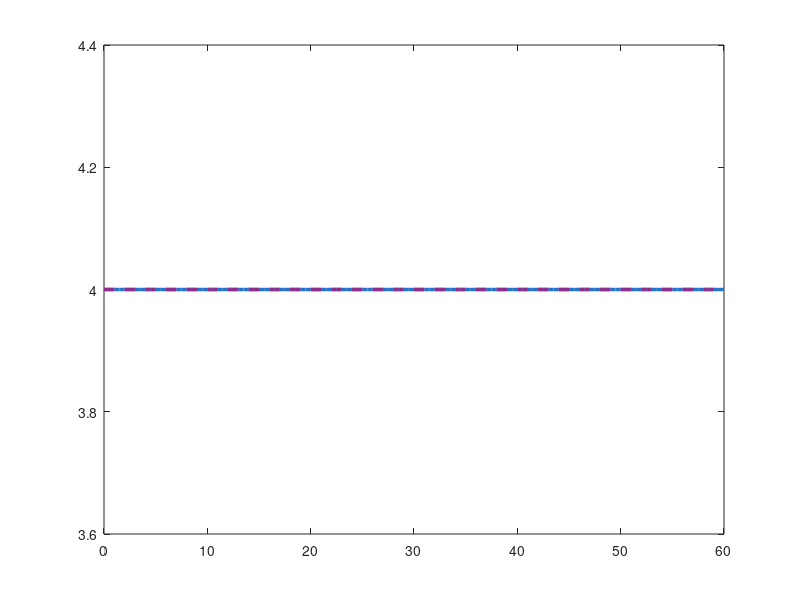

Source code (MATLAB): (Note: this script raises an error after producing the figure.)
% =========================================================
% nonlinear_observability.m — LTI (constant C) vs
%                              LTV (Jacobian H) Observability
%
% PURPOSE:
%   Compare the old approach (constant C, flat rank forever)
%   against the new approach (Jacobian H, rebuilt each step).
%
% HOW TO RUN:
%   Press F5 or type: nonlinear_observability
%   (Self-contained — no other files required)
% =========================================================

clear; clc; close all;

fprintf('=========================================\n');
fprintf('  NONLINEAR OBSERVABILITY (LTI vs LTV)\n');
fprintf('=========================================\n\n');

%% ---- Parameters ----
dt = 0.5;  T_total = 60;  t = 0:dt:T_total;  N_steps = length(t);
fx = 800;  fy = 800;  z = 150;

A = [1 0 dt 0; 0 1 0 dt; 0 0 1 0; 0 0 0 1];
n = 4;

h      = @(X) [fx*(X(1)/z); fy*(X(2)/z)];
H_func = @(X) [fx/z 0 0 0; 0 fy/z 0 0];
C_old  = [1 0 0 0; 0 1 0 0];

%% ---- True trajectory ----
X_hist = zeros(n, N_steps);
X_hist(:,1) = [50; 30; 2; 1];
for k = 1:N_steps-1
    X_hist(:,k+1) = A * X_hist(:,k);
end

%% ====================================================
%%  LTI: constant C (old approach)
%% ====================================================
fprintf('--- LTI: constant C ---\n\n');

O_LTI = [C_old; C_old*A; C_old*A^2; C_old*A^3];
r_LTI = rank(O_LTI);
c_LTI = cond(O_LTI);
rank_LTI_t = r_LTI * ones(1,N_steps);
cond_LTI_t = c_LTI * ones(1,N_steps);

Wo_LTI = zeros(n,n);
det_LTI = zeros(1,N_steps);
eig_LTI = zeros(1,N_steps);
for k = 0:N_steps-1
    Ak = A^k;
    Wo_LTI = Wo_LTI + Ak'*C_old'*C_old*Ak;
    det_LTI(k+1) = det(Wo_LTI);
    eig_LTI(k+1) = min(eig(Wo_LTI));
end

fprintf('rank(O)=%d/4   cond(O)=%.3e\n', r_LTI, c_LTI);
fprintf('Final det(Wo)=%.3e   min_eig=%.3e\n\n', det_LTI(end), eig_LTI(end));

%% ====================================================
%%  LTV: Jacobian H (new approach)
%% ====================================================
fprintf('--- LTV: Jacobian H(k) ---\n\n');

rank_LTV_t = zeros(1,N_steps);
cond_LTV_t = zeros(1,N_steps);

for k = 1:N_steps
    H_k = H_func(X_hist(:,k));
    O_k = [H_k; H_k*A; H_k*A^2; H_k*A^3];
    rank_LTV_t(k) = rank(O_k);
    cond_LTV_t(k) = cond(O_k);
end

Wo_LTV = zeros(n,n);
det_LTV = zeros(1,N_steps);
eig_LTV = zeros(1,N_steps);
for k = 0:N_steps-1
    Ak  = A^k;
    H_k = H_func(X_hist(:,k+1));
    Wo_LTV = Wo_LTV + Ak'*H_k'*H_k*Ak;
    det_LTV(k+1) = det(Wo_LTV);
    eig_LTV(k+1) = min(eig(Wo_LTV));
end

fprintf('rank(O) range: %d to %d\n', min(rank_LTV_t), max(rank_LTV_t));
fprintf('Final det(Wo)=%.3e   min_eig=%.3e\n\n', det_LTV(end), eig_LTV(end));

fprintf('Note: with z constant, H(k) does not actually change over\n');
fprintf('time, so LTV results equal LTI here. This becomes genuinely\n');
fprintf('time-varying once z changes OR once UAV path changes the\n');
fprintf('relative geometry (next phase of the project).\n\n');

%% ---- Plots ----
c_LTI = [0.15 0.45 0.80];
c_LTV = [0.55 0.18 0.55];

figure(1); set(gcf,'Name','NLObs Fig 1 - rank(O)');
plot(t,rank_LTI_t,'-','Color',c_LTI,'LineWidth',2.5); hold on;
plot(t,rank_LTV_t,'--','Color',c_LTV,'LineWidth',2.5);
yline(4,':','Full obs (n=4)','LabelHorizontalAlignment','left');
xlabel('Time [s]'); ylabel('rank(O(k))');
title('NLObs Fig 1 - LTI vs LTV Rank');
legend('LTI: constant C','LTV: Jacobian H(k)','Location','best');
ylim([0 6]); yticks(0:1:6); grid on;

figure(2); set(gcf,'Name','NLObs Fig 2 - cond(O)');
semilogy(t,cond_LTI_t,'-','Color',c_LTI,'LineWidth',2); hold on;
semilogy(t,cond_LTV_t,'--','Color',c_LTV,'LineWidth',2);
xlabel('Time [s]'); ylabel('cond(O) [log]');
title('NLObs Fig 2 - LTI vs LTV Condition Number');
legend('LTI','LTV','Location','best'); grid on;

figure(3); set(gcf,'Name','NLObs Fig 3 - Gramian comparison');
subplot(2,1,1);
plot(t,det_LTI,'-','Color',c_LTI,'LineWidth',2); hold on;
plot(t,det_LTV,'--','Color',c_LTV,'LineWidth',2);
ylabel('det(Wo)'); title('NLObs Fig 3 - Gramian Determinant');
legend('LTI','LTV','Location','best'); grid on;
subplot(2,1,2);
semilogy(t,eig_LTI,'-','Color',c_LTI,'LineWidth',2); hold on;
semilogy(t,eig_LTV,'--','Color',c_LTV,'LineWidth',2);
xlabel('Time [s]'); ylabel('min eig(Wo) [log]');
legend('LTI','LTV','Location','best'); grid on;

fprintf('nonlinear_observability.m complete. 3 figures generated.\n');
